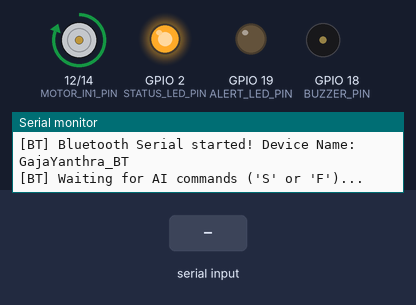
Simulated run of this program. Board: ESP32. On the bench: motor-driver pin pairs drawn as motors (green arrow = first pin HIGH = forward, orange = second pin HIGH = backward, longer = more drive, scaled by the enable pin), output pins drawn as LEDs (lit = HIGH), buzzer (waves = sounding, pin HIGH), the last lines printed to the serial monitor. The test bench sets the inputs (shaded band). Nothing arrives over Bluetooth unless stated.

Above: at 1.2 s.
1.3 s: "S" received over the second serial link
At 2.5 s:
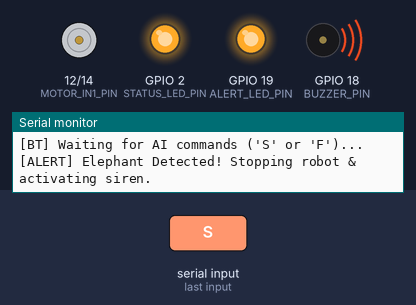
2.8 s: "F" received over the second serial link
At 4.1 s:
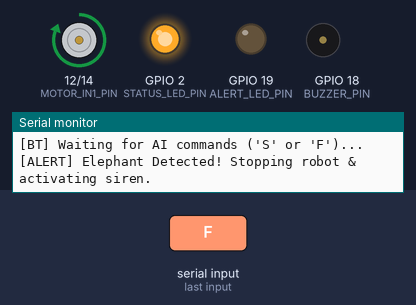
Timing chart, 0 to 5.8 s (numbered marks = the images above; inputs shaded):
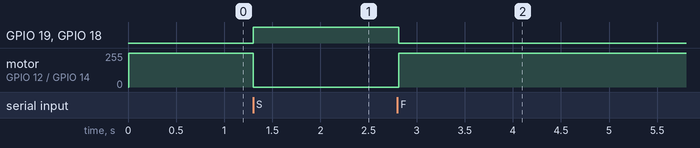

The program:

main.cpp
```cpp
#include <Arduino.h>
#include "BluetoothSerial.h"
#include "config.h"

// Bluetooth Serial Instance
BluetoothSerial SerialBT;

void setupPins() {
    pinMode(BUZZER_PIN, OUTPUT);
    pinMode(ALERT_LED_PIN, OUTPUT);
    pinMode(STATUS_LED_PIN, OUTPUT);
    pinMode(MOTOR_ENABLE_PIN, OUTPUT);
    pinMode(MOTOR_IN1_PIN, OUTPUT);
    pinMode(MOTOR_IN2_PIN, OUTPUT);

    // Initial safe states
    digitalWrite(BUZZER_PIN, LOW);
    digitalWrite(ALERT_LED_PIN, LOW);
    digitalWrite(STATUS_LED_PIN, HIGH);

    // Motor default: Driving Forward
    digitalWrite(MOTOR_ENABLE_PIN, HIGH);
    digitalWrite(MOTOR_IN1_PIN, HIGH);
    digitalWrite(MOTOR_IN2_PIN, LOW);
}

void setup() {
    Serial.begin(SERIAL_BAUD);
    Serial.println("==============================================");
    Serial.println("   Starting GajaRaksha ESP32 Controller...    ");
    Serial.println("==============================================");

    setupPins();

    // Start Bluetooth Serial
    SerialBT.begin(BT_DEVICE_NAME);
    Serial.print("[BT] Bluetooth Serial started! Device Name: ");
    Serial.println(BT_DEVICE_NAME);
    Serial.println("[BT] Waiting for AI commands ('S' or 'F')...");
}

void loop() {
    // Read command from Python script over Bluetooth
    if (SerialBT.available()) {
        char command = SerialBT.read();

        if (command == 'S') {
            // Elephant Detected -> Emergency Stop & Trigger Alarm
            Serial.println("[ALERT] Elephant Detected! Stopping robot & activating siren.");

            digitalWrite(BUZZER_PIN, HIGH);
            digitalWrite(ALERT_LED_PIN, HIGH);

            digitalWrite(MOTOR_ENABLE_PIN, LOW);
            digitalWrite(MOTOR_IN1_PIN, LOW);
            digitalWrite(MOTOR_IN2_PIN, LOW);

        } else if (command == 'F') {
            // Zone Clear -> Silence Alarm & Resume Driving Forward
            digitalWrite(BUZZER_PIN, LOW);
            digitalWrite(ALERT_LED_PIN, LOW);

            digitalWrite(MOTOR_ENABLE_PIN, HIGH);
            digitalWrite(MOTOR_IN1_PIN, HIGH);
            digitalWrite(MOTOR_IN2_PIN, LOW);
        }
    }

    delay(20);
}
```

config.h
```cpp
#ifndef GAJA_RAKSHA_CONFIG_H
#define GAJA_RAKSHA_CONFIG_H

// ==========================================
// GajaRaksha Hardware Pin & Setup Configuration
// ==========================================

// Bluetooth Device Name
#define BT_DEVICE_NAME "GajaYanthra_BT"

// Actuators & Indicators GPIO Pins
#define BUZZER_PIN       18   // Piezo Buzzer / Siren
#define ALERT_LED_PIN    19   // High-intensity Alert LED
#define STATUS_LED_PIN   2    // Onboard Status LED

// Motor Driver Pins (e.g. L298N / Relays)
#define MOTOR_ENABLE_PIN 13   // Enable pin / Relay
#define MOTOR_IN1_PIN    12   // Motor Direction 1
#define MOTOR_IN2_PIN    14   // Motor Direction 2

// Serial Baud Rate
#define SERIAL_BAUD      115200

#endif // GAJA_RAKSHA_CONFIG_H
```

Measured:
- after the input at 1.3 s, GPIO 19 (ALERT_LED_PIN), GPIO 18 (BUZZER_PIN): LOW → HIGH at once; motor on GPIO 12 (MOTOR_IN1_PIN) / GPIO 14 (MOTOR_IN2_PIN): forward 255/255 → stopped at once
- after the input at 2.8 s, GPIO 19 (ALERT_LED_PIN), GPIO 18 (BUZZER_PIN): HIGH → LOW at once; motor on GPIO 12 (MOTOR_IN1_PIN) / GPIO 14 (MOTOR_IN2_PIN): stopped → forward 255/255 at once
